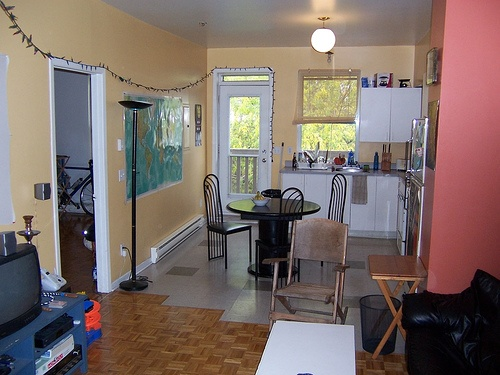
#> input picture dataset/train/original/2007_001027.jpg, 500 x 375 px, given as the content of the folder ../dataset/VOCdevkit/VOC2012/JPEGImages, which was not available
$ python loader.py
#> lines starting #> are read from the running program, lines starting #| are printed output that depends on the picture; pictures that were not available may be replaced by others from this repository, and a replacement may not be noted
from PIL import Image
import numpy as np
import glob
import os, sys
sys.path.append('.')
from util import image_augmenter as ia


class Loader(object):
    def __init__(self, dir_original, dir_segmented, init_size=(128, 128), one_hot=True):
        self._data = Loader.import_data(dir_original, dir_segmented, init_size, one_hot)

    def get_all_dataset(self):
        return self._data

    # [90 lines left out: functions load_train_test, import_data, generate_paths, extract_images, not called in this run]

        # Extract images to ndarray using paths
        # 画像データをndarrayに展開
        images_original, images_segmented = Loader.extract_images(paths_original, paths_segmented, init_size, one_hot)

        # Get a color palette
        # カラーパレットを取得
        image_sample_palette = Image.open(paths_segmented[0])
        palette = image_sample_palette.getpalette()

        return DataSet(images_original, images_segmented, palette,
                       augmenter=ia.ImageAugmenter(size=init_size, class_count=len(DataSet.CATEGORY)))

    @staticmethod
    def generate_paths(dir_original, dir_segmented):
        paths_original = glob.glob(dir_original + "/*")
        paths_segmented = glob.glob(dir_segmented + "/*")
        if len(paths_original) == 0 or len(paths_segmented) == 0:
            raise FileNotFoundError("Could not load images.")
        filenames = list(map(lambda path: path.split(os.sep)[-1].split(".")[0], paths_segmented))
        paths_original = list(map(lambda filename: dir_original + "/" + filename + ".jpg", filenames))

        return paths_original, paths_segmented

    @staticmethod
    def extract_images(paths_original, paths_segmented, init_size, one_hot):
        images_original, images_segmented = [], []

        # Load images from directory_path using generator
        print("Loading original images", end="", flush=True)
        for image in Loader.image_generator(paths_original, init_size, antialias=True):
#> in crop_to_square, `size = min(image.size)`: size = 375
#> in crop_to_square, `left, upper = (image.width - size) // 2, (image.height - size) // 2`: left = 62; upper = 0
#> in crop_to_square, `right, bottom = (image.width + size) // 2, (image.height + size) // 2`: right = 437; bottom = 375
#> in crop_to_square, `return image.crop((left, upper, right, bottom))`:
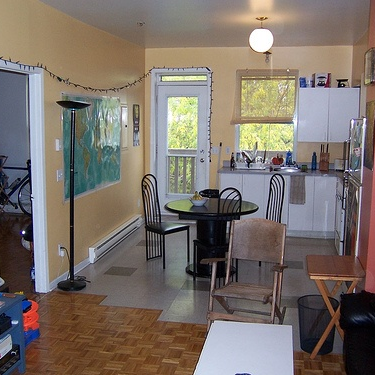
#> returned value: PIL image 375x375 RGB; mean R, G, B 123.3, 113.3, 105.9
            images_original.append(image)
            if len(images_original) % 200 == 0:
                print(".", end="", flush=True)
        print(" Completed", flush=True)
        print("Loading segmented images", end="", flush=True)
        for image in Loader.image_generator(paths_segmented, init_size, normalization=False):
            images_segmented.append(image)
            if len(images_segmented) % 200 == 0:
                print(".", end="", flush=True)
        print(" Completed")
        assert len(images_original) == len(images_segmented)

        # Cast to ndarray
        images_original = np.asarray(images_original, dtype=np.float32)
        images_segmented = np.asarray(images_segmented, dtype=np.uint8)

        # Change indices which correspond to "void" from 255
        images_segmented = np.where(images_segmented == 255, len(DataSet.CATEGORY)-1, images_segmented)

        # One hot encoding using identity matrix.
        if one_hot:
            print("Casting to one-hot encoding... ", end="", flush=True)
            identity = np.identity(len(DataSet.CATEGORY), dtype=np.uint8)
#> (the run stopped early here; a loop or call above may not have finished)

$ run again, on dataset/train/segment/2007_003503.png
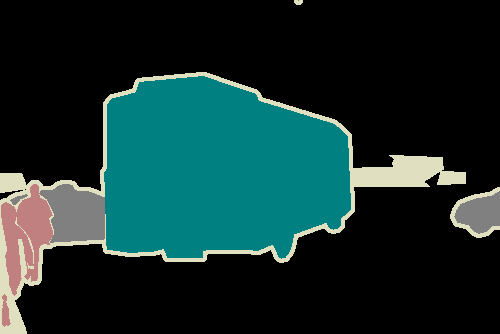
#> input picture dataset/train/segment/2007_003503.png, 500 x 334 px, given in place of 2007_003503.jpg, which was not available
#> size = 334
#> left = 83; upper = 0
#> right = 417; bottom = 334
#> in crop_to_square, `return image.crop((left, upper, right, bottom))`:
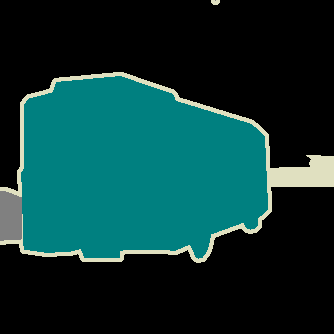
#> returned value: PIL image 334x334 P; mean R, G, B 11.1, 53, 51.6
#> in import_data, image_sample_palette is the input picture: PIL image 500x334 P; mean R, G, B 19.6, 46.3, 44.5
#> palette = 768 values, max 224 at index 219, min 0 at index 0, mean 106.7
#> self._image_palette has the same summary as palette in import_data
#> train_size = 0
#> data_size = 1
#> end = 0
#> (printed output is left out)

$ run again, on dataset/train/segment/2007_004537.png
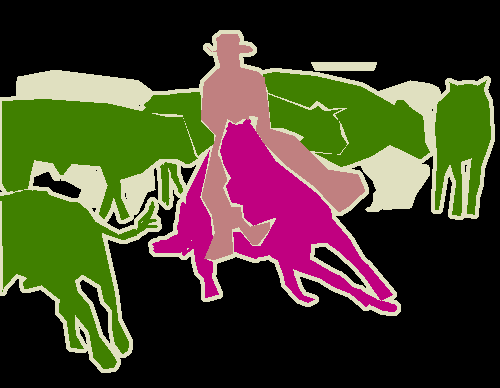
#> input picture dataset/train/segment/2007_004537.png, 500 x 388 px, given in place of 2007_004537.jpg, which was not available
#> size = 388
#> left = 56; upper = 0
#> right = 444; bottom = 388
#> in crop_to_square, `return image.crop((left, upper, right, bottom))`:
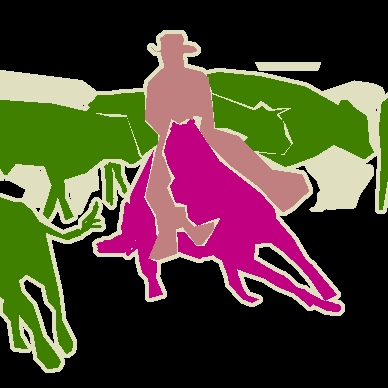
#> returned value: PIL image 388x388 P; mean R, G, B 77.4, 66.3, 50
#> in import_data, image_sample_palette is the input picture: PIL image 500x388 P; mean R, G, B 69.2, 65.1, 42.8
#> palette = 768 values, max 224 at index 219, min 0 at index 0, mean 106.7
#> self._image_palette has the same summary as palette in import_data
#> train_size = 0
#> data_size = 1
#> end = 0
#> (printed output is left out)
